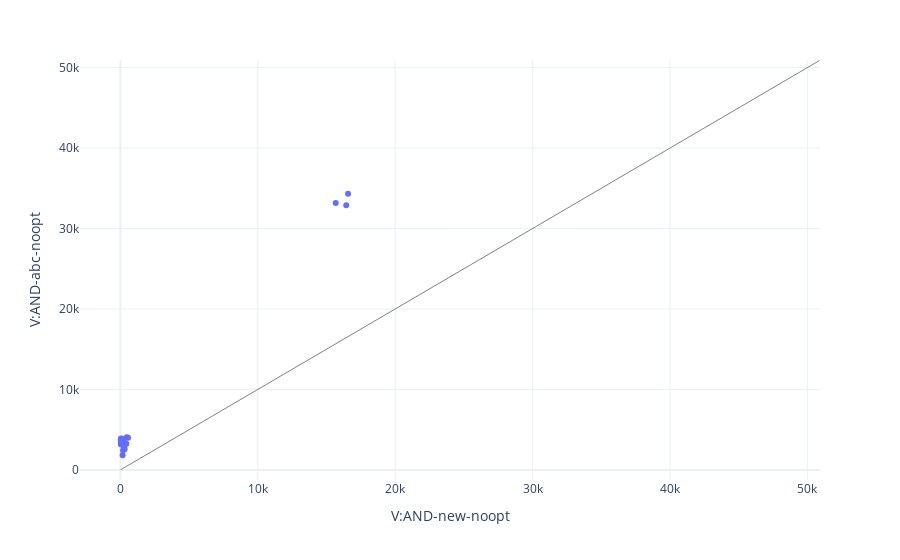

The cell this chart's notebook holds for it:
### Code cell
scatter((new_noopt, "new-noopt"), (abc_noopt, "abc-noopt"), "V:AND")

### Figure 1 — Plotly figure (JSON) as saved in the notebook; plotly's stock layout.template omitted (floating-point values rounded to 4 significant figures)
{"data": [{"hovertemplate": "V:AND-new-noopt=%{x}<br>V:AND-abc-noopt=%{y}<br>name=%{text}<extra></extra>", "legendgroup": "", "marker": {"color": "#636efa", "symbol": "circle"}, "mode": "markers", "name": "", "orientation": "v", "showlegend": false, "text": ["lift_bytes/\"min:AND_AL_IMMb\"", "lift_bytes/\"min:LEA_GPRv_AGEN_32\"", "lift_bytes/\"min:LODSB\"", "lift_bytes/\"min:LODSB\"", "lift_bytes/\"min:LODSB\"", "lift_bytes/\"min:LODSB\"", "lift_bytes/\"min:LOOP_RELBRb\"", "lift_bytes/\"min:MOVSB\"", "lift_bytes/\"min:MOV_GPR8_GPR8_8A\"", "lift_bytes/\"min:PUSH_IMMz_32\"", "lift_bytes/\"min:PUSH_MEMv_32\"", "lift_bytes/\"min:SUB_AL_IMMb\"", "lift_bytes/\"min:XOR_GPR8_GPR8_32\"", "lift_bytes/\"min:XOR_OrAX_IMMz_32\"", "lift_bytes/\"min:AND_MEMb_GPR8\"", "lift_bytes/\"min:ADD_GPR8_GPR8_02\"", "lift_bytes/\"min:IMUL_MEMb\"", "lift_bytes/\"min:MOV_RAX_RAX\"", "lift_bytes/\"min:AND_ONE_CHILD_1\"", "lift_bytes/\"min:AND_ONE_CHILD_2\"", "lift_source/\"min:small\"", "lift_source/\"min:adds\"", "lift_source/\"min:subs\"", "lift_source/\"min:xors\""], "type": "scatter", "x": [48, 245, 48, 48, 244, 244, 182, 462, 32, 216, 331, 63, 45, 89, 438, 100, 558, 312, 27, 193, 163, 16572, 16438, 15673], "xaxis": "x", "y": [3338, 3829, 3401, 3808, 3401, 3808, 3281, 4072, 3207, 3039, 3149, 3154, 3903, 3478, 3246, 3882, 3987, 2590, 3755, 2423, 1823, 34309, 32877, 33186], "yaxis": "y"}], "layout": {"hovermode": "x", "legend": {"tracegroupgap": 0}, "margin": {"t": 60}, "shapes": [{"line": {"color": "gray", "width": 1}, "type": "line", "x0": 0, "x1": 50881, "xref": "x", "y0": 0, "y1": 50881, "yref": "y"}], "xaxis": {"anchor": "y", "domain": [0, 1], "title": {"text": "V:AND-new-noopt"}}, "yaxis": {"anchor": "x", "domain": [0, 1], "title": {"text": "V:AND-abc-noopt"}}}}
